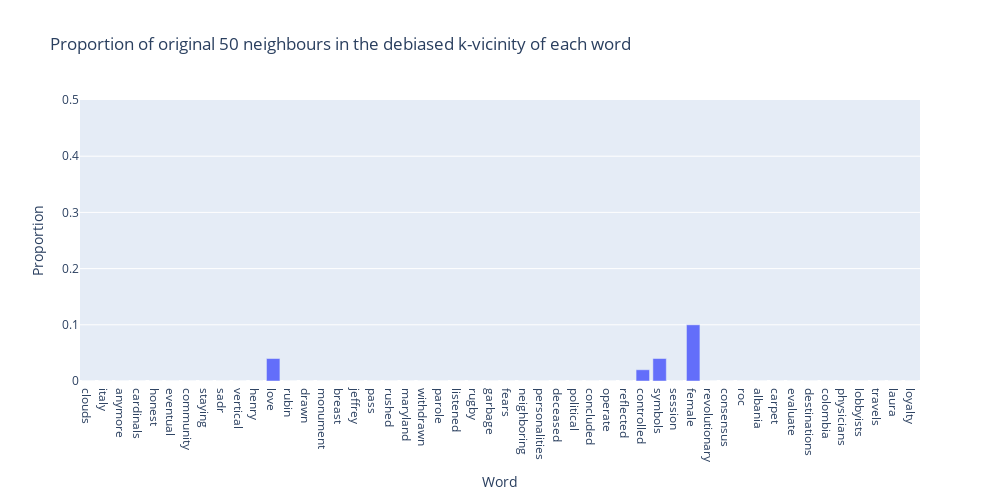

Here is the notebook cell this chart was saved with:
### Code cell
import plotly_express as px
#plot the frequency of the original neighbours in the debiased network in a horizontal bar chart

fig = px.bar(df, x='word', y='freq', title='Proportion of original 50 neighbours in the debiased k-vicinity of each word',
             labels={'freq':'Proportion', 'word':'Word'},
             height=500, width=1000)
#update the layout of the plot: update the y axis to be between 0 and 0.5 and the x axis to include all ticks
fig.update_layout(yaxis=dict(range=[0, 0.5]))

fig.show()

### Figure 1 — Plotly figure (JSON) as saved in the notebook; plotly's stock layout.template omitted (floating-point values rounded to 4 significant figures)
{"data": [{"alignmentgroup": "True", "hovertemplate": "Word=%{x}<br>Proportion=%{y}<extra></extra>", "legendgroup": "", "marker": {"color": "#636efa", "pattern": {"shape": ""}}, "name": "", "offsetgroup": "", "orientation": "v", "showlegend": false, "textposition": "auto", "type": "bar", "x": ["clouds", "italy", "anymore", "cardinals", "honest", "eventual", "community", "staying", "sadr", "vertical", "henry", "love", "rubin", "drawn", "monument", "breast", "jeffrey", "pass", "rushed", "maryland", "withdrawn", "parole", "listened", "rugby", "garbage", "fears", "neighboring", "personalities", "deceased", "political", "concluded", "operate", "reflected", "controlled", "symbols", "session", "female", "revolutionary", "consensus", "roc", "albania", "carpet", "evaluate", "destinations", "colombia", "physicians", "lobbyists", "travels", "laura", "loyalty"], "xaxis": "x", "y": [0, 0, 0, 0, 0, 0, 0, 0, 0, 0, 0, 0.04, 0, 0, 0, 0, 0, 0, 0, 0, 0, 0, 0, 0, 0, 0, 0, 0, 0, 0, 0, 0, 0, 0.02, 0.04, 0, 0.1, 0, 0, 0, 0, 0, 0, 0, 0, 0, 0, 0, 0, 0], "yaxis": "y"}], "layout": {"barmode": "relative", "height": 500, "legend": {"tracegroupgap": 0}, "title": {"text": "Proportion of original 50 neighbours in the debiased k-vicinity of each word"}, "width": 1000, "xaxis": {"anchor": "y", "domain": [0, 1], "title": {"text": "Word"}}, "yaxis": {"anchor": "x", "domain": [0, 1], "range": [0, 0.5], "title": {"text": "Proportion"}}}}
